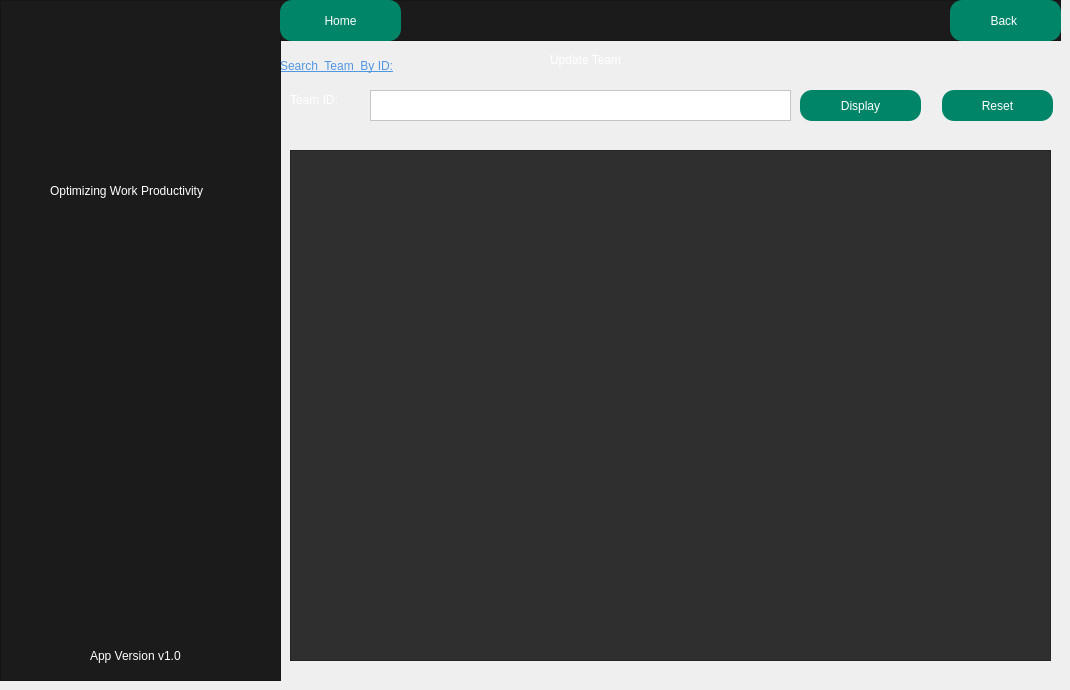
    <widget class="QWidget" name="UpdateTeam">
     <widget class="QLabel" name="label_181">
      <property name="geometry">
       <rect>
        <x>290</x>
        <y>90</y>
        <width>81</width>
        <height>20</height>
       </rect>
      </property>
      <property name="styleSheet">
       <string notr="true">color:white;
font: 10pt &quot;Tahoma&quot;;</string>
      </property>
      <property name="text">
       <string>Team ID:</string>
      </property>
     </widget>
     <widget class="QLabel" name="label_176">
      <property name="geometry">
       <rect>
        <x>280</x>
        <y>50</y>
        <width>191</width>
        <height>31</height>
       </rect>
      </property>
      <property name="styleSheet">
       <string notr="true">color: rgb(80, 151, 225);

font: italic 13pt &quot;Times New Roman&quot;;
text-decoration: underline;</string>
      </property>
      <property name="text">
       <string>Search  Team  By ID:</string>
      </property>
     </widget>
     <widget class="QPlainTextEdit" name="updateteamid">
      <property name="geometry">
       <rect>
        <x>370</x>
        <y>90</y>
        <width>421</width>
        <height>31</height>
       </rect>
      </property>
      <property name="styleSheet">
       <string notr="true">color:black;
background-color: rgba(255,255,255,255);
</string>
      </property>
     </widget>
     <widget class="QFrame" name="frame_42">
      <property name="geometry">
       <rect>
        <x>0</x>
        <y>0</y>
        <width>281</width>
        <height>681</height>
       </rect>
      </property>
      <property name="styleSheet">
       <string notr="true">background-color:rgba(27,27,27,255);</string>
      </property>
      <property name="frameShape">
       <enum>QFrame::StyledPanel</enum>
      </property>
      <property name="frameShadow">
       <enum>QFrame::Raised</enum>
      </property>
      <widget class="QLabel" name="label_177">
       <property name="geometry">
        <rect>
         <x>10</x>
         <y>10</y>
         <width>261</width>
         <height>151</height>
        </rect>
       </property>
       <property name="text">
        <string/>
       </property>
       <property name="pixmap">
        <pixmap resource="../resource.qrc">:/pics/picture/people.png</pixmap>
       </property>
       <property name="scaledContents">
        <bool>true</bool>
       </property>
      </widget>
      <widget class="QLabel" name="label_179">
       <property name="geometry">
        <rect>
         <x>50</x>
         <y>180</y>
         <width>201</width>
         <height>21</height>
        </rect>
       </property>
       <property name="styleSheet">
        <string notr="true">color: rgb(255, 255, 255);
font: italic 9pt &quot;Segoe UI&quot;;</string>
       </property>
       <property name="text">
        <string>Optimizing Work Productivity</string>
       </property>
      </widget>
      <widget class="QLabel" name="label_180">
       <property name="geometry">
        <rect>
         <x>90</x>
         <y>640</y>
         <width>121</width>
         <height>31</height>
        </rect>
       </property>
       <property name="styleSheet">
        <string notr="true">color:white;</string>
       </property>
       <property name="text">
        <string>App Version v1.0</string>
       </property>
      </widget>
     </widget>
     <widget class="QFrame" name="frame_43">
      <property name="geometry">
       <rect>
        <x>280</x>
        <y>0</y>
        <width>781</width>
        <height>41</height>
       </rect>
      </property>
      <property name="styleSheet">
       <string notr="true">background-color:rgba(27,27,27,255);</string>
      </property>
      <property name="frameShape">
       <enum>QFrame::StyledPanel</enum>
      </property>
      <property name="frameShadow">
       <enum>QFrame::Raised</enum>
      </property>
      <widget class="QPushButton" name="homebutton_15">
       <property name="geometry">
        <rect>
         <x>670</x>
         <y>0</y>
         <width>111</width>
         <height>41</height>
        </rect>
       </property>
       <property name="styleSheet">
        <string notr="true">border-radius:12px;
background-color:rgba(0,133,104,255);
color:white;</string>
       </property>
       <property name="text">
        <string>Back </string>
       </property>
      </widget>
      <widget class="QPushButton" name="homebutton_29">
       <property name="geometry">
        <rect>
         <x>0</x>
         <y>0</y>
         <width>121</width>
         <height>41</height>
        </rect>
       </property>
       <property name="styleSheet">
        <string notr="true">border-radius:12px;
background-color:rgba(0,133,104,255);
color:white;</string>
       </property>
       <property name="text">
        <string>Home</string>
       </property>
      </widget>
     </widget>
     <widget class="QLabel" name="label_174">
      <property name="geometry">
       <rect>
        <x>550</x>
        <y>50</y>
        <width>121</width>
        <height>20</height>
       </rect>
      </property>
      <property name="styleSheet">
       <string notr="true">color:white;</string>
      </property>
      <property name="text">
       <string>Update Team</string>
      </property>
     </widget>
     <widget class="QPushButton" name="updteamdisplay">
      <property name="geometry">
       <rect>
        <x>800</x>
        <y>90</y>
        <width>121</width>
        <height>31</height>
       </rect>
      </property>
      <property name="styleSheet">
       <string notr="true">border-radius:12px;
background-color:rgba(0,133,104,255);
color:white;</string>
      </property>
      <property name="text">
       <string>Display</string>
      </property>
     </widget>
     <widget class="QPushButton" name="pushButton_26">
      <property name="geometry">
       <rect>
        <x>942</x>
        <y>90</y>
        <width>111</width>
        <height>31</height>
       </rect>
      </property>
      <property name="styleSheet">
       <string notr="true">border-radius:12px;
background-color:rgba(0,133,104,255);
color:white;</string>
      </property>
      <property name="text">
       <string>Reset</string>
      </property>
     </widget>
     <widget class="QTableView" name="updateamview">
      <property name="geometry">
       <rect>
        <x>290</x>
        <y>150</y>
        <width>761</width>
        <height>511</height>
       </rect>
      </property>
      <property name="styleSheet">
       <string notr="true">QTableView {
    font: 11pt &quot;Arial&quot;;
    background-color: #2f2f2f; /* dark gray */
    alternate-row-color: #3f3f3f; /* slightly lighter dark gray */
}

QTableView::item {
    color: white; /* white text */
    background-color: #2f2f2f; /* dark gray */
    selection-color: white; /* white text on selection */
    selection-background-color: #4f4f4f; /* slightly lighter dark gray on selection */
}

/* Common section styling */
QHeaderView::section {
    font: bold 11pt &quot;Arial&quot;; /* Ensure consistent font settings */
    border: 1px solid #1b1b1b; /* Optional: to define the border */
}

/* Horizontal header styling */
QHeaderView::section:horizontal {
    color: white; /* white text */
    background-color: #1b1b1b; /* black background */
}

/* Vertical header styling */
QHeaderView::section:vertical {
    color: white; /* white text */
    background-color: #3b3b3b; /* different color for vertical header */
}

/* Corner button styling */
QTableCornerButton::section {
    color: white; /* white text */
    background-color: #1b1b1b; /* black background */
}
</string>
      </property>
     </widget>
    </widget>
